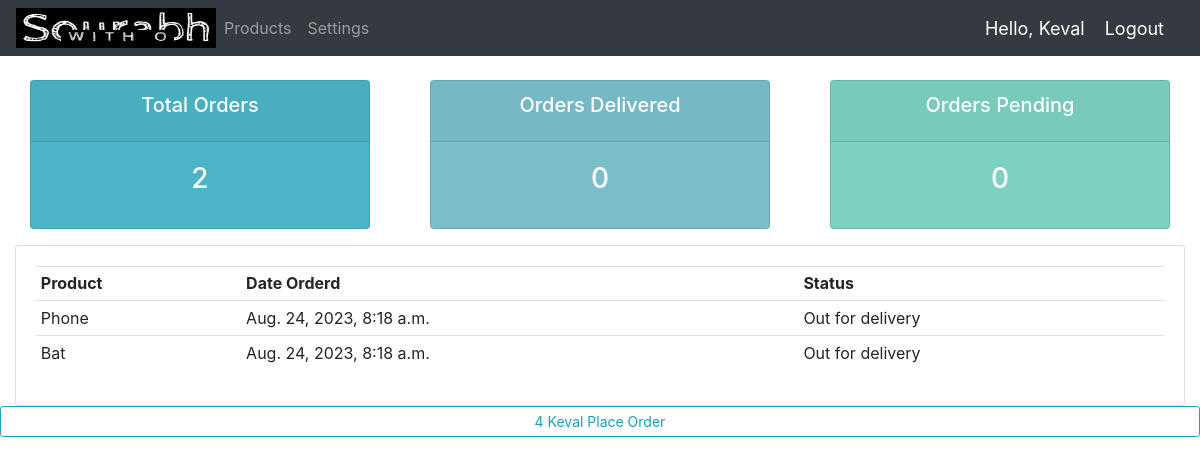
The app's page /user/ (signed in), older data.
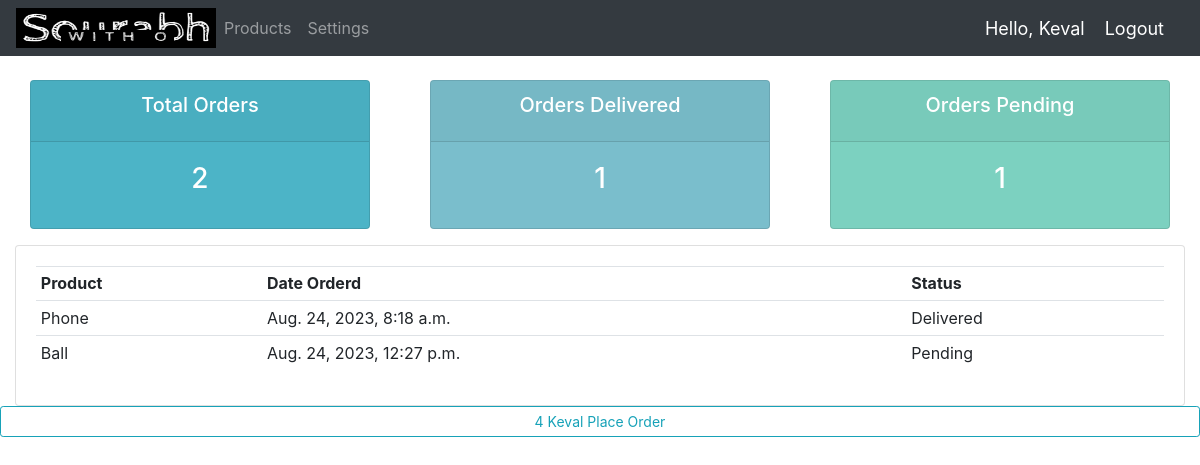
The same page, newer data.
### accounts/models.py (models this page shows, shortened)
class Order(models.Model):
    STATUS=(
        ('Pending','Pending'),
        ('Out for delivery','Out for delivery'),
        ('Delivered','Delivered'),
    )
    customer=models.ForeignKey(Customer,null=True,on_delete=models.CASCADE)
    product=models.ForeignKey(Product,null=True,on_delete=models.CASCADE)
    date_created=models.DateTimeField(auto_now_add=True,null=True)
    status=models.CharField(max_length=200,null=True,choices=STATUS)

class Product(models.Model):
    name=models.CharField(max_length=200,null=True)
    price=models.FloatField(null=True)
    description=models.CharField(max_length=200,null=True,blank=True)
    date_added=models.DateTimeField(auto_now_add=True,null=True)
    def __str__(self):
        return self.name

### accounts/views.py (the view)
# urls.py: path('user/', views.userPage, name="user-page"),
def userPage(request):
	orders = request.user.customer.order_set.all()
	total_orders = orders.count()
	delivered = orders.filter(status='Delivered').count()
	pending = orders.filter(status='Pending').count()
	context = {'orders':orders, 'total_orders':total_orders,
	'delivered':delivered,'pending':pending}
	return render(request, 'accounts/user.html', context)

### accounts/templates/accounts/user.html
{%  extends 'accounts/main.html' %}
{% block content %}
{%  include 'accounts/status.html' %}
<div class="row">
	<div class="col-md">
		<div class="card card-body">
			<table class="table table-sm">
				<tr>
					<th>Product</th>
					<th>Date Orderd</th>
					<th>Status</th>
				</tr>
				{% for order in orders %}
				<tr>
					<td>{{order.product}}</td>
					<td>{{order.date_created}}</td>
					<td>{{order.status}}</td>
				</tr>
				{% endfor %}
			</table>
		</div>
	</div>
	<a class="btn btn-outline-info  btn-sm btn-block" href="{% url 'create_order' request.user.id %}"> {{request.user.id}} {{user.username}} Place Order</a>
</div>
{% endblock content %}

Row changes from the older to the newer data that the page shows:
removed Order: product "Bat", date_created "Aug. 24, 2023, 8:18 a.m.", status "Out for delivery"
changed Order "Phone": status "Out for delivery" → "Delivered"
added Order: product "Ball", date_created "Aug. 24, 2023, 12:27 p.m.", status "Pending"
Text that changed along with them:
{{ delivered }}: "0" → "1"
{{ pending }}: "0" → "1"
